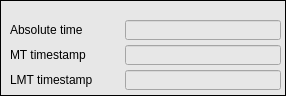
   <widget class="caFrame" name="caframe_4">
    <property name="geometry">
     <rect>
      <x>5</x>
      <y>330</y>
      <width>286</width>
      <height>96</height>
     </rect>
    </property>
    <property name="styleSheet">
     <string notr="true">background-color: rgb(231, 231, 231);</string>
    </property>
    <property name="frameShape">
     <enum>QFrame::Box</enum>
    </property>
    <property name="frameShadow">
     <enum>QFrame::Plain</enum>
    </property>
    <property name="lineWidth">
     <number>1</number>
    </property>
    <property name="midLineWidth">
     <number>1</number>
    </property>
    <property name="background">
     <color>
      <red>0</red>
      <green>0</green>
      <blue>0</blue>
     </color>
    </property>
    <property name="backgroundMode">
     <enum>caFrame::Filled</enum>
    </property>
    <widget class="QLabel" name="label_10">
     <property name="geometry">
      <rect>
       <x>10</x>
       <y>20</y>
       <width>111</width>
       <height>20</height>
      </rect>
     </property>
     <property name="text">
      <string>Absolute time</string>
     </property>
    </widget>
    <widget class="QLabel" name="label_11">
     <property name="geometry">
      <rect>
       <x>10</x>
       <y>45</y>
       <width>111</width>
       <height>20</height>
      </rect>
     </property>
     <property name="text">
      <string>MT timestamp</string>
     </property>
    </widget>
    <widget class="caLineEdit" name="calineedit_24">
     <property name="geometry">
      <rect>
       <x>125</x>
       <y>20</y>
       <width>156</width>
       <height>20</height>
      </rect>
     </property>
     <property name="font">
      <font>
       <family>Sans Serif</family>
       <pointsize>10</pointsize>
      </font>
     </property>
     <property name="alignment">
      <set>Qt::AlignCenter</set>
     </property>
     <property name="readOnly">
      <bool>true</bool>
     </property>
     <property name="channel" stdset="0">
      <string notr="true">$(BPM):pm:os_time</string>
     </property>
     <property name="foreground">
      <color>
       <red>0</red>
       <green>0</green>
       <blue>0</blue>
      </color>
     </property>
     <property name="background">
      <color>
       <red>255</red>
       <green>255</green>
       <blue>255</blue>
      </color>
     </property>
     <property name="colorMode">
      <enum>caLineEdit::Static</enum>
     </property>
     <property name="frameLineWidth" stdset="0">
      <number>1</number>
     </property>
     <property name="fontScaleMode">
      <enum>caLineEdit::WidthAndHeight</enum>
     </property>
     <property name="unitsEnabled">
      <bool>true</bool>
     </property>
    </widget>
    <widget class="caLineEdit" name="calineedit_26">
     <property name="geometry">
      <rect>
       <x>125</x>
       <y>45</y>
       <width>156</width>
       <height>20</height>
      </rect>
     </property>
     <property name="font">
      <font>
       <family>Sans Serif</family>
       <pointsize>10</pointsize>
      </font>
     </property>
     <property name="alignment">
      <set>Qt::AlignCenter</set>
     </property>
     <property name="readOnly">
      <bool>true</bool>
     </property>
     <property name="channel" stdset="0">
      <string notr="true">$(BPM):pm:timestamp</string>
     </property>
     <property name="foreground">
      <color>
       <red>0</red>
       <green>0</green>
       <blue>0</blue>
      </color>
     </property>
     <property name="background">
      <color>
       <red>255</red>
       <green>255</green>
       <blue>255</blue>
      </color>
     </property>
     <property name="colorMode">
      <enum>caLineEdit::Static</enum>
     </property>
     <property name="frameLineWidth" stdset="0">
      <number>1</number>
     </property>
     <property name="fontScaleMode">
      <enum>caLineEdit::WidthAndHeight</enum>
     </property>
     <property name="unitsEnabled">
      <bool>true</bool>
     </property>
    </widget>
    <widget class="caLineEdit" name="calineedit_27">
     <property name="geometry">
      <rect>
       <x>125</x>
       <y>70</y>
       <width>156</width>
       <height>20</height>
      </rect>
     </property>
     <property name="font">
      <font>
       <family>Sans Serif</family>
       <pointsize>10</pointsize>
      </font>
     </property>
     <property name="text">
      <string/>
     </property>
     <property name="alignment">
      <set>Qt::AlignCenter</set>
     </property>
     <property name="readOnly">
      <bool>true</bool>
     </property>
     <property name="channel" stdset="0">
      <string notr="true">$(BPM):pm:ddc_synth.LMT</string>
     </property>
     <property name="foreground">
      <color>
       <red>0</red>
       <green>0</green>
       <blue>0</blue>
      </color>
     </property>
     <property name="background">
      <color>
       <red>255</red>
       <green>255</green>
       <blue>255</blue>
      </color>
     </property>
     <property name="colorMode">
      <enum>caLineEdit::Static</enum>
     </property>
     <property name="frameLineWidth" stdset="0">
      <number>1</number>
     </property>
     <property name="fontScaleMode">
      <enum>caLineEdit::WidthAndHeight</enum>
     </property>
     <property name="unitsEnabled">
      <bool>true</bool>
     </property>
    </widget>
    <widget class="QLabel" name="label_12">
     <property name="geometry">
      <rect>
       <x>10</x>
       <y>70</y>
       <width>111</width>
       <height>20</height>
      </rect>
     </property>
     <property name="text">
      <string>LMT timestamp</string>
     </property>
    </widget>
   </widget>
